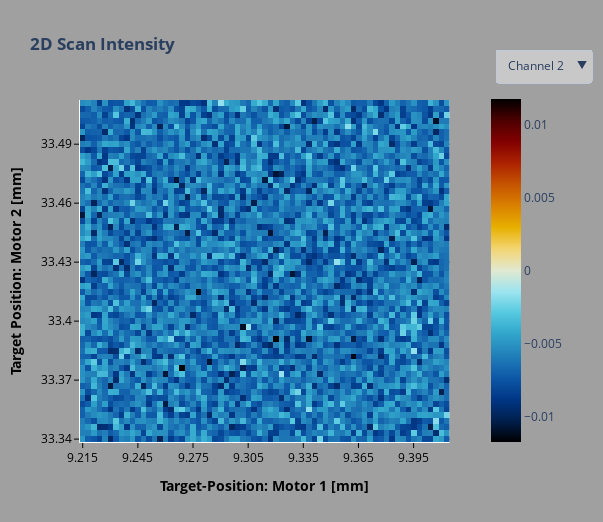

This figure's notebook cell:
### Code cell
### import plotly.graph_objects as go
# go objects are grouped into 'one-indexed' subplot rows
# Set hmap magnification, fixed ratio
mag_factor = 9
# NOTE: Dropping additional channels in signal_df will remove them from this display
nchannels = len(signal_df.columns)

# Set base figure for subplots
fig = make_subplots(rows = 1, #Display how many rows of objects 
                    cols = 1, #Display how many side-by-side?
                    #subplot_titles = [list_of_strings],
                    specs=[[{'secondary_y':True}]],
                    shared_xaxes = False,
                    shared_yaxes = False)

# Add heatmap traces for each channel
for ch in range(nchannels):
    df = data_to_plot[ch]
    fig.add_trace(go.Heatmap(x = df.columns,
                             #xgap = 1,
                             y = df.index,
                             #ygap = 1,
                             z = df, # Signal data of channel = ch
                             zmin = signal_mins[ch], # Specify or plotly defaults to df min/max
                             zmid = 0,
                             #zmax = signal_maxs[ch],
                             #colorbar_title = f'<b>Ch {ch}<b>',
                             colorbar_tickcolor = 'black',
                             colorbar_len = 1.06,
                                         #'xpad': 100},
                                         #'x': cbar_xlocs[ch],
                                         #'y': cbar_ylocs[ch],
                             colorscale ='icefire'),
                  #row = mth_row,
                  #col = nth_col,
                  #name = f'Channel {ch}',
                  secondary_y = False)
#########################################################################################################################################
dropdown_buttons = []
for ch in range(nchannels):
    dropdown_buttons.append({'label': f'Channel {ch}',
                             'method': 'update',
                             'args': [
                                      {'visible': [idx==ch for idx in range(nchannels)] },
                                      {'title': '<b>2D Scan Intensity<b>'}
                                     ]
                            })

fig.update_layout(
                  {'updatemenus': [{'type': 'dropdown',
                                    'x': 1.3, # Position floats 
                                    'y': 1.15, # Position floats 
                                    'showactive': True, # Active buttons are highlighted
                                    'active': 7, # Determines initial 'active' channel
                                    'bgcolor': 'rgb(200,200,200)',
                                    'direction': 'down',
                                    'buttons': dropdown_buttons}] 
                  }) 
######################################################################################################################################
## Add secondary axes
#fig.add_trace(go.Heatmap(x = df.columns,
#                         y = tauR_axis, # Tau Delay-Axis (Motor-2), displayed 'Right'
#                         z = df, # Signal data of channel = ch
#                         #zmin = signal_mins[ch], # Specify or plotly defaults to df min/max 
#                         #zmax = signal_maxs[ch],
#                         colorscale = 'icefire'),
#              #row = mth_row,
#              #col = nth_col,
#              #yaxis = 'y2',
#              secondary_y = True)

# Format Axes
fig.update_layout(
                  {'xaxis':{'title' : {'text' : '<b>Target-Position: Motor 1 [mm]<b>'},
                            #'tickmode': 'auto',
                            #'nticks' : 4,
                            'ticks' : 'outside',
                            'tickson': 'boundaries',
                            'tick0': motor_labels[1][0],
                            'dtick': round(step1_space, 3)*10,# *num1_steps*.5,
                            'showticklabels': True,
                            'color' : 'black',
                            #'linecolor': 'black',
                            #'tickcolor': 'black',
                            'gridcolor': 'black',
                            'showline': True,
                            'showgrid': True,
                            'range' : [m1_position_min-(step1_space/2), m1_position_max+(step1_space/2)] },
                   'yaxis':{'title' : {'text' : '<b>Target Position: Motor 2 [mm]<b>'},
                            'tickmode': 'linear',
                            'color' : 'black',
                            'gridcolor': 'black',
                            'showgrid': True,
                            'tick0': motor_labels[2][0],
                            'dtick': round(step2_space, 3)*10,# *num1_steps*.43,
                            'showline': True,
                            'range' : [m2_position_min-(step2_space/2), m2_position_max+(step2_space/2)] },
                   'coloraxis':{'colorbar':{'xpad' : 300,
                                'ypad' : 300,
                                'bgcolor' : 'black',
                                'bordercolor' : 'black',
                                'outlinecolor' : 'black',
                                'tickcolor' : 'black'}},
                  },
                  paper_bgcolor = 'rgb(160,160,160)',
                  title_text = '<b>2D Scan Intensity<b>',
                  margin_autoexpand = True,
                  width = m1_step_count*mag_factor,
                  height = m2_step_count*mag_factor)

#fig.update_xaxes(showticklabels=True, 
                 #showgrid = True,)
                 #ticks = 'outside')
fig.update_yaxes(showticklabels=True, 
                 ticks = 'outside',
                 showgrid = True,
                 secondary_y = False)
fig.update_coloraxes(colorbar_xpad = 300,
                     colorbar_ypad = 300,
                     colorbar_bgcolor = 'black',
                     colorbar_bordercolor = 'black',
                     colorbar_outlinecolor = 'black',
                     colorbar_tickcolor = 'black')

#fig.update_yaxes(title_text = 'Time Delay: Drive to Probe [fs]',
#                 #showgrid = True,
#                 #showticklabels=True, 
#                 #ticks = 'outside',
#                 #tickson = 'boundaries',
#                 #ticklen = 10,
#                 secondary_y = True)

#fig.write_html('first_figure.html', auto_open=True)
fig.show()

### Figure 1 — Plotly figure (JSON) as saved in the notebook; plotly's stock layout.template omitted (floating-point values rounded to 4 significant figures; data arrays with more than 128 entries replaced by an {"elided": "..."} marker saying what was removed)
{"data": [{"colorbar": {"len": 1.06, "tickcolor": "black"}, "colorscale": [[0, "#000000"], [0.0625, "#001f4d"], [0.125, "#003786"], [0.1875, "#0e58a8"], [0.25, "#217eb8"], [0.3125, "#30a4ca"], [0.375, "#54c8df"], [0.4375, "#9be4ef"], [0.5, "#e1e9d1"], [0.5625, "#f3d573"], [0.625, "#e7b000"], [0.6875, "#da8200"], [0.75, "#c65400"], [0.8125, "#ac2301"], [0.875, "#820000"], [0.9375, "#4c0000"], [1, "#000000"]], "type": "heatmap", "visible": false, "x": [9.215, 9.218, 9.221, 9.224, 9.227, 9.23, 9.233, 9.236, 9.239, 9.242, 9.245, 9.248, 9.251, 9.254, 9.257, 9.26, 9.263, 9.266, 9.269, 9.272, 9.275, 9.278, 9.281, 9.284, 9.287, 9.29, 9.293, 9.296, 9.299, 9.302, 9.305, 9.308, 9.311, 9.314, 9.317, 9.32, 9.323, 9.326, 9.329, 9.332, 9.335, 9.338, 9.341, 9.344, 9.347, 9.35, 9.353, 9.356, 9.359, 9.362, 9.365, 9.368, 9.371, 9.374, 9.377, 9.38, 9.383, 9.386, 9.389, 9.392, 9.395, 9.398, 9.401, 9.404, 9.407, 9.41, 9.413], "xaxis": "x", "y": [33.34, 33.34, 33.35, 33.35, 33.35, 33.35, 33.36, 33.36, 33.36, 33.37, 33.37, 33.37, 33.38, 33.38, 33.38, 33.38, 33.39, 33.39, 33.39, 33.4, 33.4, 33.4, 33.41, 33.41, 33.41, 33.41, 33.42, 33.42, 33.42, 33.43, 33.43, 33.43, 33.44, 33.44, 33.44, 33.45, 33.45, 33.45, 33.45, 33.46, 33.46, 33.46, 33.47, 33.47, 33.47, 33.48, 33.48, 33.48, 33.48, 33.49, 33.49, 33.49, 33.5, 33.5, 33.5, 33.51, 33.51, 33.51], "yaxis": "y", "z": {"elided": "58x67 float values"}, "zmid": 0, "zmin": -0.0325}, {"colorbar": {"len": 1.06, "tickcolor": "black"}, "colorscale": [[0, "#000000"], [0.0625, "#001f4d"], [0.125, "#003786"], [0.1875, "#0e58a8"], [0.25, "#217eb8"], [0.3125, "#30a4ca"], [0.375, "#54c8df"], [0.4375, "#9be4ef"], [0.5, "#e1e9d1"], [0.5625, "#f3d573"], [0.625, "#e7b000"], [0.6875, "#da8200"], [0.75, "#c65400"], [0.8125, "#ac2301"], [0.875, "#820000"], [0.9375, "#4c0000"], [1, "#000000"]], "type": "heatmap", "visible": false, "x": [9.215, 9.218, 9.221, 9.224, 9.227, 9.23, 9.233, 9.236, 9.239, 9.242, 9.245, 9.248, 9.251, 9.254, 9.257, 9.26, 9.263, 9.266, 9.269, 9.272, 9.275, 9.278, 9.281, 9.284, 9.287, 9.29, 9.293, 9.296, 9.299, 9.302, 9.305, 9.308, 9.311, 9.314, 9.317, 9.32, 9.323, 9.326, 9.329, 9.332, 9.335, 9.338, 9.341, 9.344, 9.347, 9.35, 9.353, 9.356, 9.359, 9.362, 9.365, 9.368, 9.371, 9.374, 9.377, 9.38, 9.383, 9.386, 9.389, 9.392, 9.395, 9.398, 9.401, 9.404, 9.407, 9.41, 9.413], "xaxis": "x", "y": [33.34, 33.34, 33.35, 33.35, 33.35, 33.35, 33.36, 33.36, 33.36, 33.37, 33.37, 33.37, 33.38, 33.38, 33.38, 33.38, 33.39, 33.39, 33.39, 33.4, 33.4, 33.4, 33.41, 33.41, 33.41, 33.41, 33.42, 33.42, 33.42, 33.43, 33.43, 33.43, 33.44, 33.44, 33.44, 33.45, 33.45, 33.45, 33.45, 33.46, 33.46, 33.46, 33.47, 33.47, 33.47, 33.48, 33.48, 33.48, 33.48, 33.49, 33.49, 33.49, 33.5, 33.5, 33.5, 33.51, 33.51, 33.51], "yaxis": "y", "z": {"elided": "58x67 float values"}, "zmid": 0, "zmin": -0.0634}, {"colorbar": {"len": 1.06, "tickcolor": "black"}, "colorscale": [[0, "#000000"], [0.0625, "#001f4d"], [0.125, "#003786"], [0.1875, "#0e58a8"], [0.25, "#217eb8"], [0.3125, "#30a4ca"], [0.375, "#54c8df"], [0.4375, "#9be4ef"], [0.5, "#e1e9d1"], [0.5625, "#f3d573"], [0.625, "#e7b000"], [0.6875, "#da8200"], [0.75, "#c65400"], [0.8125, "#ac2301"], [0.875, "#820000"], [0.9375, "#4c0000"], [1, "#000000"]], "type": "heatmap", "visible": true, "x": [9.215, 9.218, 9.221, 9.224, 9.227, 9.23, 9.233, 9.236, 9.239, 9.242, 9.245, 9.248, 9.251, 9.254, 9.257, 9.26, 9.263, 9.266, 9.269, 9.272, 9.275, 9.278, 9.281, 9.284, 9.287, 9.29, 9.293, 9.296, 9.299, 9.302, 9.305, 9.308, 9.311, 9.314, 9.317, 9.32, 9.323, 9.326, 9.329, 9.332, 9.335, 9.338, 9.341, 9.344, 9.347, 9.35, 9.353, 9.356, 9.359, 9.362, 9.365, 9.368, 9.371, 9.374, 9.377, 9.38, 9.383, 9.386, 9.389, 9.392, 9.395, 9.398, 9.401, 9.404, 9.407, 9.41, 9.413], "xaxis": "x", "y": [33.34, 33.34, 33.35, 33.35, 33.35, 33.35, 33.36, 33.36, 33.36, 33.37, 33.37, 33.37, 33.38, 33.38, 33.38, 33.38, 33.39, 33.39, 33.39, 33.4, 33.4, 33.4, 33.41, 33.41, 33.41, 33.41, 33.42, 33.42, 33.42, 33.43, 33.43, 33.43, 33.44, 33.44, 33.44, 33.45, 33.45, 33.45, 33.45, 33.46, 33.46, 33.46, 33.47, 33.47, 33.47, 33.48, 33.48, 33.48, 33.48, 33.49, 33.49, 33.49, 33.5, 33.5, 33.5, 33.51, 33.51, 33.51], "yaxis": "y", "z": {"elided": "58x67 float values"}, "zmid": 0, "zmin": -0.0315}, {"colorbar": {"len": 1.06, "tickcolor": "black"}, "colorscale": [[0, "#000000"], [0.0625, "#001f4d"], [0.125, "#003786"], [0.1875, "#0e58a8"], [0.25, "#217eb8"], [0.3125, "#30a4ca"], [0.375, "#54c8df"], [0.4375, "#9be4ef"], [0.5, "#e1e9d1"], [0.5625, "#f3d573"], [0.625, "#e7b000"], [0.6875, "#da8200"], [0.75, "#c65400"], [0.8125, "#ac2301"], [0.875, "#820000"], [0.9375, "#4c0000"], [1, "#000000"]], "type": "heatmap", "visible": false, "x": [9.215, 9.218, 9.221, 9.224, 9.227, 9.23, 9.233, 9.236, 9.239, 9.242, 9.245, 9.248, 9.251, 9.254, 9.257, 9.26, 9.263, 9.266, 9.269, 9.272, 9.275, 9.278, 9.281, 9.284, 9.287, 9.29, 9.293, 9.296, 9.299, 9.302, 9.305, 9.308, 9.311, 9.314, 9.317, 9.32, 9.323, 9.326, 9.329, 9.332, 9.335, 9.338, 9.341, 9.344, 9.347, 9.35, 9.353, 9.356, 9.359, 9.362, 9.365, 9.368, 9.371, 9.374, 9.377, 9.38, 9.383, 9.386, 9.389, 9.392, 9.395, 9.398, 9.401, 9.404, 9.407, 9.41, 9.413], "xaxis": "x", "y": [33.34, 33.34, 33.35, 33.35, 33.35, 33.35, 33.36, 33.36, 33.36, 33.37, 33.37, 33.37, 33.38, 33.38, 33.38, 33.38, 33.39, 33.39, 33.39, 33.4, 33.4, 33.4, 33.41, 33.41, 33.41, 33.41, 33.42, 33.42, 33.42, 33.43, 33.43, 33.43, 33.44, 33.44, 33.44, 33.45, 33.45, 33.45, 33.45, 33.46, 33.46, 33.46, 33.47, 33.47, 33.47, 33.48, 33.48, 33.48, 33.48, 33.49, 33.49, 33.49, 33.5, 33.5, 33.5, 33.51, 33.51, 33.51], "yaxis": "y", "z": {"elided": "58x67 float values"}, "zmid": 0, "zmin": -0.0476}, {"colorbar": {"len": 1.06, "tickcolor": "black"}, "colorscale": [[0, "#000000"], [0.0625, "#001f4d"], [0.125, "#003786"], [0.1875, "#0e58a8"], [0.25, "#217eb8"], [0.3125, "#30a4ca"], [0.375, "#54c8df"], [0.4375, "#9be4ef"], [0.5, "#e1e9d1"], [0.5625, "#f3d573"], [0.625, "#e7b000"], [0.6875, "#da8200"], [0.75, "#c65400"], [0.8125, "#ac2301"], [0.875, "#820000"], [0.9375, "#4c0000"], [1, "#000000"]], "type": "heatmap", "visible": false, "x": [9.215, 9.218, 9.221, 9.224, 9.227, 9.23, 9.233, 9.236, 9.239, 9.242, 9.245, 9.248, 9.251, 9.254, 9.257, 9.26, 9.263, 9.266, 9.269, 9.272, 9.275, 9.278, 9.281, 9.284, 9.287, 9.29, 9.293, 9.296, 9.299, 9.302, 9.305, 9.308, 9.311, 9.314, 9.317, 9.32, 9.323, 9.326, 9.329, 9.332, 9.335, 9.338, 9.341, 9.344, 9.347, 9.35, 9.353, 9.356, 9.359, 9.362, 9.365, 9.368, 9.371, 9.374, 9.377, 9.38, 9.383, 9.386, 9.389, 9.392, 9.395, 9.398, 9.401, 9.404, 9.407, 9.41, 9.413], "xaxis": "x", "y": [33.34, 33.34, 33.35, 33.35, 33.35, 33.35, 33.36, 33.36, 33.36, 33.37, 33.37, 33.37, 33.38, 33.38, 33.38, 33.38, 33.39, 33.39, 33.39, 33.4, 33.4, 33.4, 33.41, 33.41, 33.41, 33.41, 33.42, 33.42, 33.42, 33.43, 33.43, 33.43, 33.44, 33.44, 33.44, 33.45, 33.45, 33.45, 33.45, 33.46, 33.46, 33.46, 33.47, 33.47, 33.47, 33.48, 33.48, 33.48, 33.48, 33.49, 33.49, 33.49, 33.5, 33.5, 33.5, 33.51, 33.51, 33.51], "yaxis": "y", "z": {"elided": "58x67 float values"}, "zmid": 0, "zmin": -0.0589}, {"colorbar": {"len": 1.06, "tickcolor": "black"}, "colorscale": [[0, "#000000"], [0.0625, "#001f4d"], [0.125, "#003786"], [0.1875, "#0e58a8"], [0.25, "#217eb8"], [0.3125, "#30a4ca"], [0.375, "#54c8df"], [0.4375, "#9be4ef"], [0.5, "#e1e9d1"], [0.5625, "#f3d573"], [0.625, "#e7b000"], [0.6875, "#da8200"], [0.75, "#c65400"], [0.8125, "#ac2301"], [0.875, "#820000"], [0.9375, "#4c0000"], [1, "#000000"]], "type": "heatmap", "visible": false, "x": [9.215, 9.218, 9.221, 9.224, 9.227, 9.23, 9.233, 9.236, 9.239, 9.242, 9.245, 9.248, 9.251, 9.254, 9.257, 9.26, 9.263, 9.266, 9.269, 9.272, 9.275, 9.278, 9.281, 9.284, 9.287, 9.29, 9.293, 9.296, 9.299, 9.302, 9.305, 9.308, 9.311, 9.314, 9.317, 9.32, 9.323, 9.326, 9.329, 9.332, 9.335, 9.338, 9.341, 9.344, 9.347, 9.35, 9.353, 9.356, 9.359, 9.362, 9.365, 9.368, 9.371, 9.374, 9.377, 9.38, 9.383, 9.386, 9.389, 9.392, 9.395, 9.398, 9.401, 9.404, 9.407, 9.41, 9.413], "xaxis": "x", "y": [33.34, 33.34, 33.35, 33.35, 33.35, 33.35, 33.36, 33.36, 33.36, 33.37, 33.37, 33.37, 33.38, 33.38, 33.38, 33.38, 33.39, 33.39, 33.39, 33.4, 33.4, 33.4, 33.41, 33.41, 33.41, 33.41, 33.42, 33.42, 33.42, 33.43, 33.43, 33.43, 33.44, 33.44, 33.44, 33.45, 33.45, 33.45, 33.45, 33.46, 33.46, 33.46, 33.47, 33.47, 33.47, 33.48, 33.48, 33.48, 33.48, 33.49, 33.49, 33.49, 33.5, 33.5, 33.5, 33.51, 33.51, 33.51], "yaxis": "y", "z": {"elided": "58x67 float values"}, "zmid": 0, "zmin": -0.038}, {"colorbar": {"len": 1.06, "tickcolor": "black"}, "colorscale": [[0, "#000000"], [0.0625, "#001f4d"], [0.125, "#003786"], [0.1875, "#0e58a8"], [0.25, "#217eb8"], [0.3125, "#30a4ca"], [0.375, "#54c8df"], [0.4375, "#9be4ef"], [0.5, "#e1e9d1"], [0.5625, "#f3d573"], [0.625, "#e7b000"], [0.6875, "#da8200"], [0.75, "#c65400"], [0.8125, "#ac2301"], [0.875, "#820000"], [0.9375, "#4c0000"], [1, "#000000"]], "type": "heatmap", "visible": false, "x": [9.215, 9.218, 9.221, 9.224, 9.227, 9.23, 9.233, 9.236, 9.239, 9.242, 9.245, 9.248, 9.251, 9.254, 9.257, 9.26, 9.263, 9.266, 9.269, 9.272, 9.275, 9.278, 9.281, 9.284, 9.287, 9.29, 9.293, 9.296, 9.299, 9.302, 9.305, 9.308, 9.311, 9.314, 9.317, 9.32, 9.323, 9.326, 9.329, 9.332, 9.335, 9.338, 9.341, 9.344, 9.347, 9.35, 9.353, 9.356, 9.359, 9.362, 9.365, 9.368, 9.371, 9.374, 9.377, 9.38, 9.383, 9.386, 9.389, 9.392, 9.395, 9.398, 9.401, 9.404, 9.407, 9.41, 9.413], "xaxis": "x", "y": [33.34, 33.34, 33.35, 33.35, 33.35, 33.35, 33.36, 33.36, 33.36, 33.37, 33.37, 33.37, 33.38, 33.38, 33.38, 33.38, 33.39, 33.39, 33.39, 33.4, 33.4, 33.4, 33.41, 33.41, 33.41, 33.41, 33.42, 33.42, 33.42, 33.43, 33.43, 33.43, 33.44, 33.44, 33.44, 33.45, 33.45, 33.45, 33.45, 33.46, 33.46, 33.46, 33.47, 33.47, 33.47, 33.48, 33.48, 33.48, 33.48, 33.49, 33.49, 33.49, 33.5, 33.5, 33.5, 33.51, 33.51, 33.51], "yaxis": "y", "z": {"elided": "58x67 float values"}, "zmid": 0, "zmin": -0.0325}, {"colorbar": {"len": 1.06, "tickcolor": "black"}, "colorscale": [[0, "#000000"], [0.0625, "#001f4d"], [0.125, "#003786"], [0.1875, "#0e58a8"], [0.25, "#217eb8"], [0.3125, "#30a4ca"], [0.375, "#54c8df"], [0.4375, "#9be4ef"], [0.5, "#e1e9d1"], [0.5625, "#f3d573"], [0.625, "#e7b000"], [0.6875, "#da8200"], [0.75, "#c65400"], [0.8125, "#ac2301"], [0.875, "#820000"], [0.9375, "#4c0000"], [1, "#000000"]], "type": "heatmap", "visible": false, "x": [9.215, 9.218, 9.221, 9.224, 9.227, 9.23, 9.233, 9.236, 9.239, 9.242, 9.245, 9.248, 9.251, 9.254, 9.257, 9.26, 9.263, 9.266, 9.269, 9.272, 9.275, 9.278, 9.281, 9.284, 9.287, 9.29, 9.293, 9.296, 9.299, 9.302, 9.305, 9.308, 9.311, 9.314, 9.317, 9.32, 9.323, 9.326, 9.329, 9.332, 9.335, 9.338, 9.341, 9.344, 9.347, 9.35, 9.353, 9.356, 9.359, 9.362, 9.365, 9.368, 9.371, 9.374, 9.377, 9.38, 9.383, 9.386, 9.389, 9.392, 9.395, 9.398, 9.401, 9.404, 9.407, 9.41, 9.413], "xaxis": "x", "y": [33.34, 33.34, 33.35, 33.35, 33.35, 33.35, 33.36, 33.36, 33.36, 33.37, 33.37, 33.37, 33.38, 33.38, 33.38, 33.38, 33.39, 33.39, 33.39, 33.4, 33.4, 33.4, 33.41, 33.41, 33.41, 33.41, 33.42, 33.42, 33.42, 33.43, 33.43, 33.43, 33.44, 33.44, 33.44, 33.45, 33.45, 33.45, 33.45, 33.46, 33.46, 33.46, 33.47, 33.47, 33.47, 33.48, 33.48, 33.48, 33.48, 33.49, 33.49, 33.49, 33.5, 33.5, 33.5, 33.51, 33.51, 33.51], "yaxis": "y", "z": {"elided": "58x67 float values"}, "zmid": 0, "zmin": -0.0257}], "layout": {"coloraxis": {"colorbar": {"bgcolor": "black", "bordercolor": "black", "outlinecolor": "black", "tickcolor": "black", "xpad": 300, "ypad": 300}}, "height": 522, "margin": {"autoexpand": true}, "paper_bgcolor": "rgb(160,160,160)", "title": {"text": "<b>2D Scan Intensity<b>"}, "updatemenus": [{"active": 2, "bgcolor": "rgb(200,200,200)", "buttons": [{"args": [{"visible": [true, false, false, false, false, false, false, false]}, {"title": "<b>2D Scan Intensity<b>"}], "label": "Channel 0", "method": "update"}, {"args": [{"visible": [false, true, false, false, false, false, false, false]}, {"title": "<b>2D Scan Intensity<b>"}], "label": "Channel 1", "method": "update"}, {"args": [{"visible": [false, false, true, false, false, false, false, false]}, {"title": "<b>2D Scan Intensity<b>"}], "label": "Channel 2", "method": "update"}, {"args": [{"visible": [false, false, false, true, false, false, false, false]}, {"title": "<b>2D Scan Intensity<b>"}], "label": "Channel 3", "method": "update"}, {"args": [{"visible": [false, false, false, false, true, false, false, false]}, {"title": "<b>2D Scan Intensity<b>"}], "label": "Channel 4", "method": "update"}, {"args": [{"visible": [false, false, false, false, false, true, false, false]}, {"title": "<b>2D Scan Intensity<b>"}], "label": "Channel 5", "method": "update"}, {"args": [{"visible": [false, false, false, false, false, false, true, false]}, {"title": "<b>2D Scan Intensity<b>"}], "label": "Channel 6", "method": "update"}, {"args": [{"visible": [false, false, false, false, false, false, false, true]}, {"title": "<b>2D Scan Intensity<b>"}], "label": "Channel 7", "method": "update"}], "direction": "down", "showactive": true, "type": "dropdown", "x": 1.3, "y": 1.15}], "width": 603, "xaxis": {"anchor": "y", "color": "black", "domain": [0, 0.94], "dtick": 0.03, "gridcolor": "black", "range": [9.214, 9.414], "showgrid": true, "showline": true, "showticklabels": true, "tick0": 9.215, "ticks": "outside", "tickson": "boundaries", "title": {"text": "<b>Target-Position: Motor 1 [mm]<b>"}, "type": "linear"}, "yaxis": {"anchor": "x", "color": "black", "domain": [0, 1], "dtick": 0.03, "gridcolor": "black", "range": [33.34, 33.51], "showgrid": true, "showline": true, "showticklabels": true, "tick0": 33.34, "tickmode": "linear", "ticks": "outside", "title": {"text": "<b>Target Position: Motor 2 [mm]<b>"}, "type": "linear"}, "yaxis2": {"anchor": "x", "overlaying": "y", "side": "right"}}}
